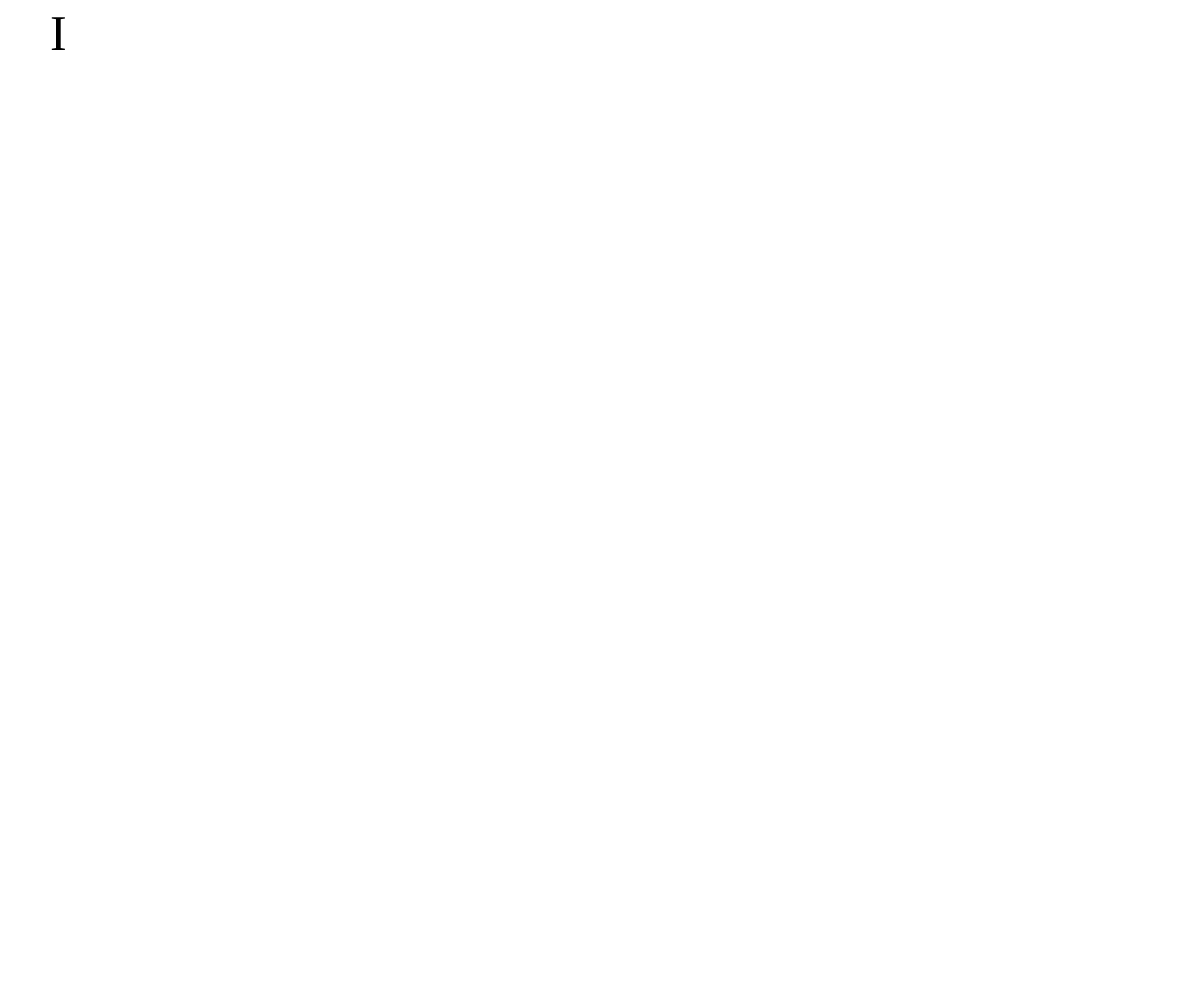
Frame 1 (no input)
Frame 60 (no input): identical to frame 1, image omitted
Frame 120 (the mouse pressed at the canvas centre since frame 60): identical to frame 1, image omitted

The p5.js sketch that drew this single still picture (run headless with seeded random() and noise() and a simulated clock; from frame 60 on, the mouse is pressed at the canvas centre):

// p5.js sketch
// ── sketch.js
let data = "INSTRUCTIONS"

function setup() {
  createCanvas(windowWidth, windowHeight);
  textSize(50)
  textFont('Start 2P');
  typeWriter(data, 0, 50, 50, 180);
}

function draw() {
}

function typeWriter(sentence, p, x, y, speed) {
  if (p < (sentence.length)) {
    text(sentence.substring(0, p + 1), x, y);
    p++;
    setTimeout(function () {
      typeWriter(sentence, p, x, y, speed)
    }, speed * 3);
  }
}


// ── style.css
html, body {
  margin: 0;
  padding: 0;
}
body{
  background-color: rgb(231, 178, 159);
}
.wrapper{
  display: flex;
  flex-direction: row;
}

#canvasContainer {
  display: flex;
  position: absolute;
  left: 40%;
  top: 5%;
  margin: auto;
}
#about{
  position: absolute;
  left: 45%;
  top: 8%;
  background-color: lightblue;
  font-size: medium;
  
}
